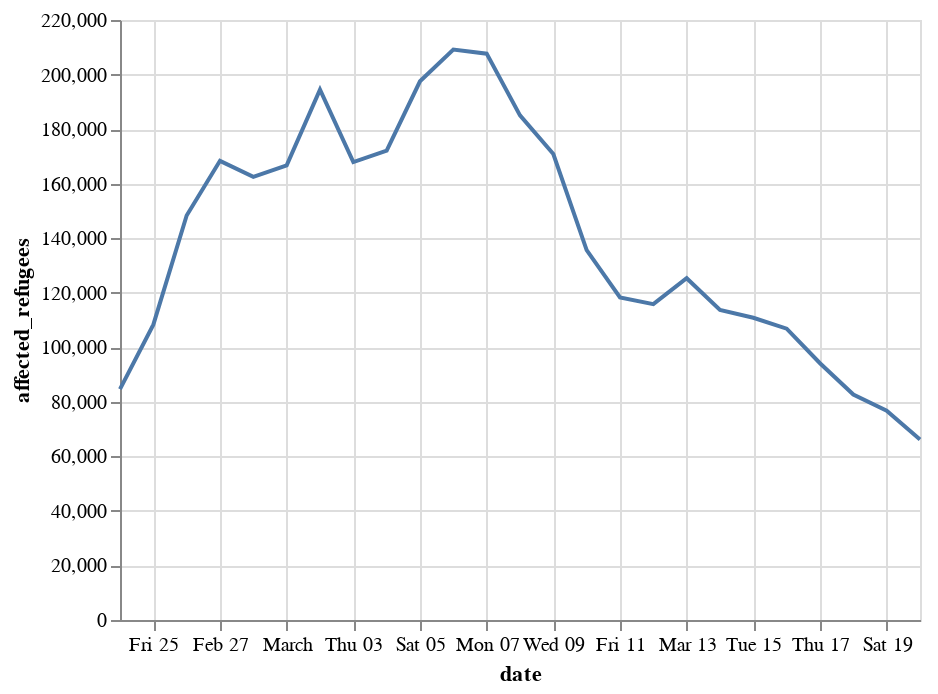

Write notebook code for a chart like this one.
### Markdown cell above
#### Build a [line chart](https://altair-viz.github.io/gallery/simple_line_chart.html) showing the refugees by day

### Code cell
alt.Chart(refugees).mark_line().encode(x="date:T", y="affected_refugees")

### Figure 1 — Vega-Lite specification as saved in the notebook (floating-point values rounded to 4 significant figures)
{"config": {"view": {"continuousWidth": 400, "continuousHeight": 300}}, "data": {"name": "data-224b1c1349dff1b666644ff5894b66d1"}, "mark": "line", "encoding": {"x": {"type": "temporal", "field": "date"}, "y": {"type": "quantitative", "field": "affected_refugees"}}, "$schema": "https://vega.github.io/schema/vega-lite/v4.8.1.json", "datasets": {"data-224b1c1349dff1b666644ff5894b66d1": [{"date": "2022-02-24", "affected_refugees": 84681, "cumsum": 84681}, {"date": "2022-02-25", "affected_refugees": 108301, "cumsum": 192982}, {"date": "2022-02-26", "affected_refugees": 148319, "cumsum": 341301}, {"date": "2022-02-27", "affected_refugees": 168364, "cumsum": 509665}, {"date": "2022-02-28", "affected_refugees": 162474, "cumsum": 672139}, {"date": "2022-03-01", "affected_refugees": 166690, "cumsum": 838829}, {"date": "2022-03-02", "affected_refugees": 194483, "cumsum": 1033312}, {"date": "2022-03-03", "affected_refugees": 167905, "cumsum": 1201217}, {"date": "2022-03-04", "affected_refugees": 172099, "cumsum": 1373316}, {"date": "2022-03-05", "affected_refugees": 197520, "cumsum": 1570836}, {"date": "2022-03-06", "affected_refugees": 209160, "cumsum": 1779996}, {"date": "2022-03-07", "affected_refugees": 207660, "cumsum": 1987656}, {"date": "2022-03-08", "affected_refugees": 185038, "cumsum": 2172694}, {"date": "2022-03-09", "affected_refugees": 170843, "cumsum": 2343537}, {"date": "2022-03-10", "affected_refugees": 135655, "cumsum": 2479192}, {"date": "2022-03-11", "affected_refugees": 118268, "cumsum": 2597460}, {"date": "2022-03-12", "affected_refugees": 115822, "cumsum": 2713282}, {"date": "2022-03-13", "affected_refugees": 125317, "cumsum": 2838599}, {"date": "2022-03-14", "affected_refugees": 113676, "cumsum": 2952275}, {"date": "2022-03-15", "affected_refugees": 110820, "cumsum": 3063095}, {"date": "2022-03-16", "affected_refugees": 106802, "cumsum": 3169897}, {"date": "2022-03-17", "affected_refugees": 94157, "cumsum": 3264054}, {"date": "2022-03-18", "affected_refugees": 82655, "cumsum": 3346709}, {"date": "2022-03-19", "affected_refugees": 76757, "cumsum": 3423466}, {"date": "2022-03-20", "affected_refugees": 66178, "cumsum": 3489644}]}}
